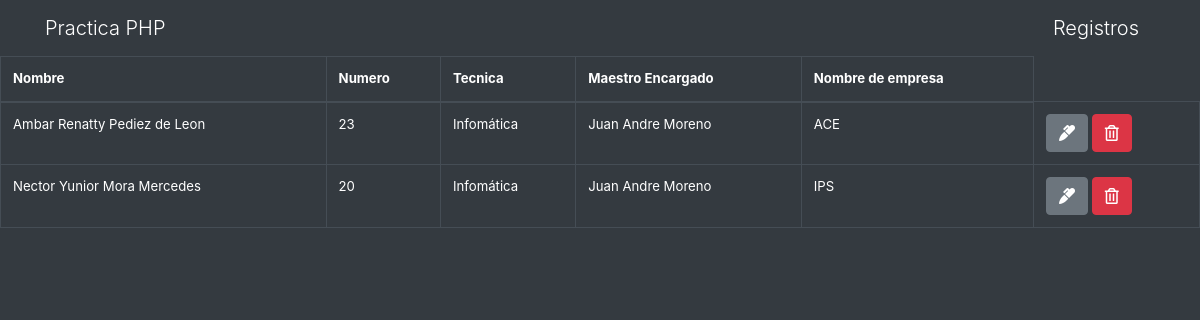
The app's page /registroE.php with its own data.
### tables this page shows
CREATE TABLE `task` (
  `id` int(11) NOT NULL,
  `nombre_estudiante` varchar(244) NOT NULL,
  `numero` int(11) NOT NULL,
  `tecnica` varchar(30) NOT NULL DEFAULT current_timestamp(),
  `maestro_encargado` varchar(100) NOT NULL,
  `pasantia` varchar(200) NOT NULL,
  `estado` enum('A','I') NOT NULL
);

### registroE.php (the view, shortened to what this page needs)
<?php include("Model/db.php") ?>
<?php include("includes/header.php") ?>
<!DOCTYPE html>
<html lang="en">
<head>
</head>
<body>
      <table class="table table-bordered  table table-hover table-dark" >
        <thead>
          <tr>
            <th>Nombre</th>
            <th>Numero</th>
            <th>Tecnica</th>
            <th>Maestro Encargado</th>
            <th>Nombre de empresa</th>
          </tr>
        </thead>
        <tbody>
          <?php
          $query = "SELECT * FROM task";
          $result_tasks = mysqli_query($conn, $query);
          while($row = mysqli_fetch_assoc($result_tasks)) { ?>
          <tr>
            <td><?php echo $row['nombre_estudiante']; ?></td>
            <td><?php echo $row['numero']; ?></td>
            <td><?php echo $row['tecnica']; ?></td>
            <td><?php echo $row['maestro_encargado']; ?></td>
            <td><?php echo $row['pasantia']; ?></td>
            <td>
              <a href="View/edit.php?id=<?php echo $row['id']?>" class="btn btn-secondary">
                <i class="fas fa-marker"></i>
              </a>
              <a href="Controller/delete_task.php?id=<?php echo $row['id']?>" class="btn btn-danger">
                <i class="far fa-trash-alt"></i>
              </a>
            </td>
          </tr>
          <?php } ?>
        </tbody>
      </table>
  <br>
</body>
</html>

### records on screen
task: nombre_estudiante "Ambar Renatty Pediez de Leon", numero "23", tecnica "Infomática", maestro_encargado "Juan Andre Moreno", pasantia "ACE"
task: nombre_estudiante "Nector Yunior Mora Mercedes", numero "20", tecnica "Infomática", maestro_encargado "Juan Andre Moreno", pasantia "IPS"
